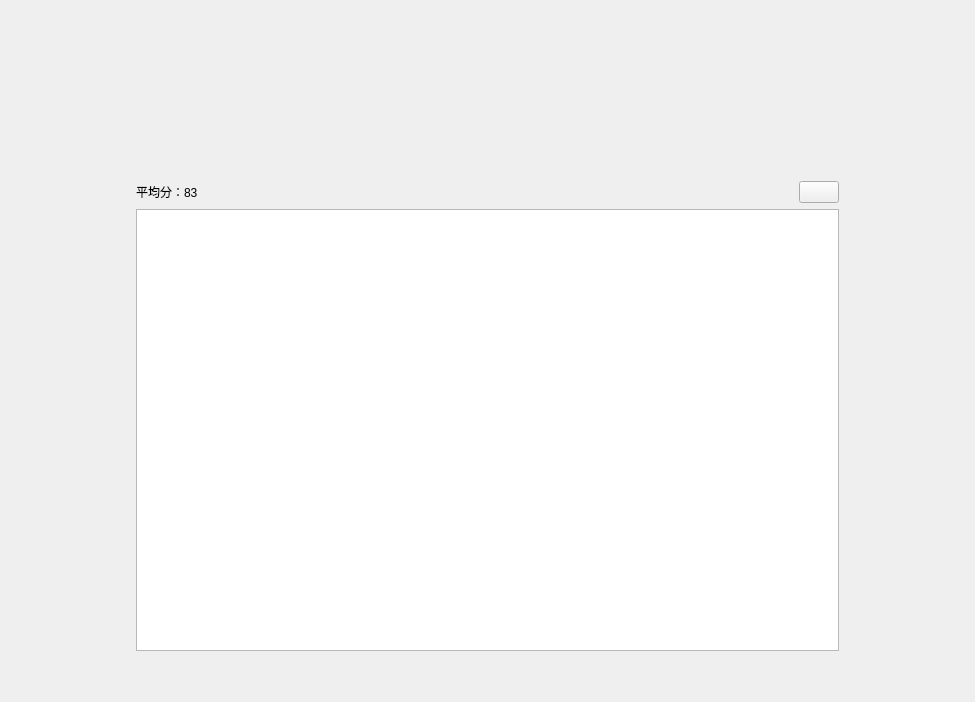
<?xml version="1.0" encoding="UTF-8"?>
<ui version="4.0">
 <class>RbUserScoreWindowForm</class>
 <widget class="QWidget" name="RbUserScoreWindowForm">
  <property name="geometry">
   <rect>
    <x>0</x>
    <y>0</y>
    <width>975</width>
    <height>702</height>
   </rect>
  </property>
  <property name="windowTitle">
   <string>SimLaparo</string>
  </property>
  <layout class="QGridLayout" name="gridLayout">
   <item row="0" column="0">
    <layout class="QVBoxLayout" name="verticalLayout_2">
     <item>
      <spacer name="verticalSpacer">
       <property name="orientation">
        <enum>Qt::Vertical</enum>
       </property>
       <property name="sizeType">
        <enum>QSizePolicy::Fixed</enum>
       </property>
       <property name="sizeHint" stdset="0">
        <size>
         <width>20</width>
         <height>170</height>
        </size>
       </property>
      </spacer>
     </item>
     <item>
      <layout class="QHBoxLayout" name="horizontalLayout_2">
       <item>
        <spacer name="horizontalSpacer_3">
         <property name="orientation">
          <enum>Qt::Horizontal</enum>
         </property>
         <property name="sizeType">
          <enum>QSizePolicy::Fixed</enum>
         </property>
         <property name="sizeHint" stdset="0">
          <size>
           <width>125</width>
           <height>20</height>
          </size>
         </property>
        </spacer>
       </item>
       <item>
        <layout class="QVBoxLayout" name="verticalLayout">
         <property name="spacing">
          <number>0</number>
         </property>
         <property name="leftMargin">
          <number>0</number>
         </property>
         <item>
          <layout class="QHBoxLayout" name="horizontalLayout">
           <property name="leftMargin">
            <number>0</number>
           </property>
           <item>
            <widget class="QLabel" name="scorelabel">
             <property name="text">
              <string>平均分：83</string>
             </property>
            </widget>
           </item>
           <item>
            <spacer name="horizontalSpacer">
             <property name="orientation">
              <enum>Qt::Horizontal</enum>
             </property>
             <property name="sizeHint" stdset="0">
              <size>
               <width>40</width>
               <height>20</height>
              </size>
             </property>
            </spacer>
           </item>
           <item>
            <widget class="QLabel" name="chengjilabel">
             <property name="text">
              <string/>
             </property>
            </widget>
           </item>
           <item>
            <spacer name="horizontalSpacer_2">
             <property name="orientation">
              <enum>Qt::Horizontal</enum>
             </property>
             <property name="sizeHint" stdset="0">
              <size>
               <width>40</width>
               <height>20</height>
              </size>
             </property>
            </spacer>
           </item>
           <item>
            <widget class="QPushButton" name="outputbtn">
             <property name="text">
              <string/>
             </property>
            </widget>
           </item>
          </layout>
         </item>
         <item>
          <spacer name="verticalSpacer_3">
           <property name="orientation">
            <enum>Qt::Vertical</enum>
           </property>
           <property name="sizeType">
            <enum>QSizePolicy::Fixed</enum>
           </property>
           <property name="sizeHint" stdset="0">
            <size>
             <width>20</width>
             <height>6</height>
            </size>
           </property>
          </spacer>
         </item>
         <item>
          <widget class="QTableWidget" name="userscoretableWidget">
           <property name="frameShape">
            <enum>QFrame::StyledPanel</enum>
           </property>
           <property name="frameShadow">
            <enum>QFrame::Plain</enum>
           </property>
           <property name="gridStyle">
            <enum>Qt::SolidLine</enum>
           </property>
           <attribute name="horizontalHeaderHighlightSections">
            <bool>false</bool>
           </attribute>
           <attribute name="verticalHeaderVisible">
            <bool>false</bool>
           </attribute>
           <attribute name="verticalHeaderHighlightSections">
            <bool>false</bool>
           </attribute>
          </widget>
         </item>
        </layout>
       </item>
       <item>
        <spacer name="horizontalSpacer_4">
         <property name="orientation">
          <enum>Qt::Horizontal</enum>
         </property>
         <property name="sizeType">
          <enum>QSizePolicy::Fixed</enum>
         </property>
         <property name="sizeHint" stdset="0">
          <size>
           <width>125</width>
           <height>20</height>
          </size>
         </property>
        </spacer>
       </item>
      </layout>
     </item>
     <item>
      <spacer name="verticalSpacer_2">
       <property name="orientation">
        <enum>Qt::Vertical</enum>
       </property>
       <property name="sizeType">
        <enum>QSizePolicy::Fixed</enum>
       </property>
       <property name="sizeHint" stdset="0">
        <size>
         <width>20</width>
         <height>40</height>
        </size>
       </property>
      </spacer>
     </item>
    </layout>
   </item>
  </layout>
 </widget>
 <resources/>
 <connections/>
</ui>
